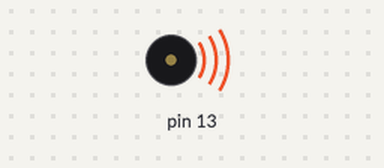
Simulated run of this sketch. Board: Arduino Uno, built with avr-gcc and run on an emulated ATmega328P. On the bench: buzzer (waves = sounding).

Above: at 0.1 s.
At 65.8 s:
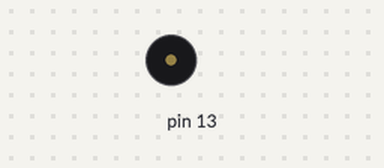
Timing chart, 0 to 73.3 s (numbered marks = the images above):
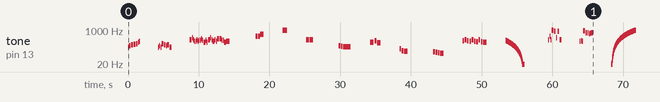

The sketch:

SimonGameSounds.ino
```cpp
#include "pitches.h"
// notes from the pitches library
// note durations: 2 = half note, 4 = quarter note, 8 = eighth note


// intro melodies
int intro1[] = {
  NOTE_CS3, NOTE_E3, NOTE_FS3, NOTE_G3, NOTE_GS3, NOTE_B3, NOTE_CS4 };
int noteDurationsIntro1[] = {
  8, 4, 4, 4, 4, 8, 8 };

int intro2[] = {
  NOTE_CS3, NOTE_E3, NOTE_CS3, NOTE_GS3, NOTE_FS3, NOTE_E3, NOTE_FS3, NOTE_CS3 };
int noteDurationsIntro2[] = {
  8, 8, 8, 4, 4, 8, 4, 4 };

int intro3[] = {
  NOTE_E4, NOTE_E4, NOTE_GS4, NOTE_E4, NOTE_CS4, NOTE_CS4, NOTE_E4, NOTE_CS4,
  NOTE_DS4, NOTE_DS4, NOTE_FS4, NOTE_DS4, NOTE_B3, NOTE_B3, NOTE_DS4, NOTE_B3,
  NOTE_E4, NOTE_E4, NOTE_GS4, NOTE_E4, NOTE_CS4, NOTE_CS4, NOTE_E4, NOTE_CS4,
  NOTE_FS4, NOTE_FS4, NOTE_FS4, NOTE_FS4, NOTE_DS4, NOTE_DS4, NOTE_B3, NOTE_B3, NOTE_CS4 };
int noteDurationsIntro3[] = {
  8, 8, 8, 8, 8, 8, 8, 8, 8, 8, 8, 8, 8, 8, 8, 8, 8, 8, 8, 8, 8, 8, 8, 8, 8, 8, 8, 8, 8, 8, 8, 8, 2 };

//correct sounds
int correct1[] = {
  NOTE_B4, NOTE_B4, NOTE_B4, NOTE_DS5 };
int noteDurationsCorrect1[] = {
  4, 8, 8, 2 };

int correct2[] = {
  NOTE_B5, NOTE_B5 };
int noteDurationsCorrect2[] = {
  8, 2 };

int correct3[] = {
  NOTE_E4, NOTE_E4, NOTE_E4, NOTE_E4 };
int noteDurationsCorrect3[] = {
  8, 8, 8, 2 };

//wrong sounds
int wrong1[] = {
  NOTE_E3, NOTE_DS3, NOTE_D3 };
int noteDurationsWrong1[] = {
  4, 4, 1 };

int wrong2[] = {
  NOTE_B3, NOTE_D4, NOTE_AS3 };
int noteDurationsWrong2[] = {
  2, 4, 2 };

int wrong3[] = {
  NOTE_AS2, NOTE_FS2, NOTE_F2 };
int noteDurationsWrong3[] = {
  4, 4, 2 };

//you loose sounds
int youLoose1[] = {
  NOTE_E2, NOTE_DS2, NOTE_D2, NOTE_CS2 };
int noteDurationsLoose1[] = {
  4, 4, 4, 2 };

int youLoose2[] = {
  NOTE_D4, NOTE_E4, NOTE_D4, NOTE_CS4, NOTE_E4, NOTE_CS4, NOTE_C4, NOTE_E4, NOTE_C4, NOTE_B3 };
int noteDurationsLoose2[] = {
  4, 4, 4, 4, 4, 4, 4, 4, 4, 2 };

//you win sounds
int youWin1[] = {
  NOTE_E4, NOTE_B4, NOTE_E4, NOTE_B5, NOTE_A5, NOTE_GS4, NOTE_A5, NOTE_E4 };
int noteDurationsWin1[] = {
  8, 8, 8, 4, 4, 8, 4, 4 };

int youWin2[] = {
  NOTE_CS4, NOTE_D4, NOTE_CS4, NOTE_AS5, NOTE_FS5, NOTE_FS5, NOTE_E5, NOTE_F5, NOTE_FS5 };
int noteDurationsWin2[] = {
  8, 8, 8, 4, 4, 8, 8, 8, 4 };


void setup() {

  //intro1
  for (int thisNote = 0; thisNote < 7; thisNote++) {
    int noteDuration = 1000/noteDurationsIntro1[thisNote];
    tone(13, intro1[thisNote],noteDuration);
    int pauseBetweenNotes = noteDuration * 1.30;
    delay(pauseBetweenNotes);
    noTone(13);
  }
  delay(2500);
  //intro2
  for (int thisNote = 0; thisNote < 8; thisNote++) {
    int noteDuration = 1000/noteDurationsIntro2[thisNote];
    tone(13, intro2[thisNote],noteDuration);
    int pauseBetweenNotes = noteDuration * 1.30;
    delay(pauseBetweenNotes);
    noTone(13);
  }
  delay(2500);
  //intro3
  for (int thisNote = 0; thisNote < 33; thisNote++) {
    int noteDuration = 1000/noteDurationsIntro3[thisNote];
    tone(13, intro3[thisNote],noteDuration);
    int pauseBetweenNotes = noteDuration * 1.30;
    delay(pauseBetweenNotes);
    noTone(13);
  }
  delay(3500);

  //correct1
  for (int thisNote = 0; thisNote < 4; thisNote++) {
    int noteDuration = 1000/noteDurationsCorrect1[thisNote];
    tone(13, correct1[thisNote],noteDuration);
    int pauseBetweenNotes = noteDuration * 1.30;
    delay(pauseBetweenNotes);
    noTone(13);
  }
  delay(2500);
  //correct2
  for (int thisNote = 0; thisNote < 2; thisNote++) {
    int noteDuration = 1000/noteDurationsCorrect2[thisNote];
    tone(13, correct2[thisNote],noteDuration);
    int pauseBetweenNotes = noteDuration * 1.30;
    delay(pauseBetweenNotes);
    noTone(13);
  }
  delay(2500);
  //correct3
  for (int thisNote = 0; thisNote < 4; thisNote++) {
    int noteDuration = 1000/noteDurationsCorrect3[thisNote];
    tone(13, correct3[thisNote],noteDuration);
    int pauseBetweenNotes = noteDuration * 1.30;
    delay(pauseBetweenNotes);
    noTone(13);
  }
  delay(3500);

  //wrong1
  for (int thisNote = 0; thisNote < 3; thisNote++) {
    int noteDuration = 1000/noteDurationsWrong1[thisNote];
    tone(13, wrong1[thisNote],noteDuration);
    int pauseBetweenNotes = noteDuration * 1.30;
    delay(pauseBetweenNotes);
    noTone(13);
  }
  delay(2500);
  //wrong2
  for (int thisNote = 0; thisNote < 3; thisNote++) {
    int noteDuration = 1000/noteDurationsWrong2[thisNote];
    tone(13, wrong2[thisNote],noteDuration);
    int pauseBetweenNotes = noteDuration * 1.30;
    delay(pauseBetweenNotes);
    noTone(13);
  }
  delay(2500);
  //wrong3
  for (int thisNote = 0; thisNote < 3; thisNote++) {
    int noteDuration = 1000/noteDurationsWrong3[thisNote];
    tone(13, wrong3[thisNote],noteDuration);
    int pauseBetweenNotes = noteDuration * 1.30;
    delay(pauseBetweenNotes);
    noTone(13);
  }
  delay(3500);

  //loose1
  for (int thisNote = 0; thisNote < 4; thisNote++) {
    int noteDuration = 1000/noteDurationsLoose1[thisNote];
    tone(13, youLoose1[thisNote],noteDuration);
    int pauseBetweenNotes = noteDuration * 1.30;
    delay(pauseBetweenNotes);
    noTone(13);
  }
  delay(2500);
  //loose2
  for (int thisNote = 0; thisNote < 10; thisNote++) {
    int noteDuration = 1000/noteDurationsLoose2[thisNote];
    tone(13, youLoose2[thisNote],noteDuration);
    int pauseBetweenNotes = noteDuration * 1.30;
    delay(pauseBetweenNotes);
    noTone(13);
  }
  delay(2500);
  //loose3
  for(int i = 300; i > 0; i -= 2 )
  {
    tone(13, i);
    delay(15);
    noTone(13);
    delay(2);
  }
  delay(3500);


  //win1
  for (int thisNote = 0; thisNote < 8; thisNote++) {
    int noteDuration = 1000/noteDurationsWin1[thisNote];
    tone(13, youWin1[thisNote],noteDuration);
    int pauseBetweenNotes = noteDuration * 1.30;
    delay(pauseBetweenNotes);
    noTone(13);
  }
  delay(2500);
  //win2
  for (int thisNote = 0; thisNote < 9; thisNote++) {
    int noteDuration = 1000/noteDurationsWin2[thisNote];
    tone(13, youWin2[thisNote],noteDuration);
    int pauseBetweenNotes = noteDuration * 1.30;
    delay(pauseBetweenNotes);
    noTone(13);
  }
  delay(2500);
  //win3
  for(int i = 0; i < 1000; i += 5 )
  {
    tone(13, i);
    delay(15);
    noTone(13);
    delay(2);
  }
}
void loop() {
}
```

pitches.h
```cpp
/*************************************************
 * Public Constants
 *************************************************/

#define NOTE_B0  31
#define NOTE_C1  33
#define NOTE_CS1 35
#define NOTE_D1  37
#define NOTE_DS1 39
#define NOTE_E1  41
#define NOTE_F1  44
#define NOTE_FS1 46
#define NOTE_G1  49
#define NOTE_GS1 52
#define NOTE_A1  55
#define NOTE_AS1 58
#define NOTE_B1  62
#define NOTE_C2  65
#define NOTE_CS2 69
#define NOTE_D2  73
#define NOTE_DS2 78
#define NOTE_E2  82
#define NOTE_F2  87
#define NOTE_FS2 93
#define NOTE_G2  98
#define NOTE_GS2 104
#define NOTE_A2  110
#define NOTE_AS2 117
#define NOTE_B2  123
#define NOTE_C3  131
#define NOTE_CS3 139
#define NOTE_D3  147
#define NOTE_DS3 156
#define NOTE_E3  165
#define NOTE_F3  175
#define NOTE_FS3 185
#define NOTE_G3  196
#define NOTE_GS3 208
#define NOTE_A3  220
#define NOTE_AS3 233
#define NOTE_B3  247
#define NOTE_C4  262
#define NOTE_CS4 277
#define NOTE_D4  294
#define NOTE_DS4 311
#define NOTE_E4  330
#define NOTE_F4  349
#define NOTE_FS4 370
#define NOTE_G4  392
#define NOTE_GS4 415
#define NOTE_A4  440
#define NOTE_AS4 466
#define NOTE_B4  494
#define NOTE_C5  523
#define NOTE_CS5 554
#define NOTE_D5  587
#define NOTE_DS5 622
#define NOTE_E5  659
#define NOTE_F5  698
#define NOTE_FS5 740
#define NOTE_G5  784
#define NOTE_GS5 831
#define NOTE_A5  880
#define NOTE_AS5 932
#define NOTE_B5  988
#define NOTE_C6  1047
#define NOTE_CS6 1109
#define NOTE_D6  1175
#define NOTE_DS6 1245
#define NOTE_E6  1319
#define NOTE_F6  1397
#define NOTE_FS6 1480
#define NOTE_G6  1568
#define NOTE_GS6 1661
#define NOTE_A6  1760
#define NOTE_AS6 1865
#define NOTE_B6  1976
#define NOTE_C7  2093
#define NOTE_CS7 2217
#define NOTE_D7  2349
#define NOTE_DS7 2489
#define NOTE_E7  2637
#define NOTE_F7  2794
#define NOTE_FS7 2960
#define NOTE_G7  3136
#define NOTE_GS7 3322
#define NOTE_A7  3520
#define NOTE_AS7 3729
#define NOTE_B7  3951
#define NOTE_C8  4186
#define NOTE_CS8 4435
#define NOTE_D8  4699
#define NOTE_DS8 4978
```
